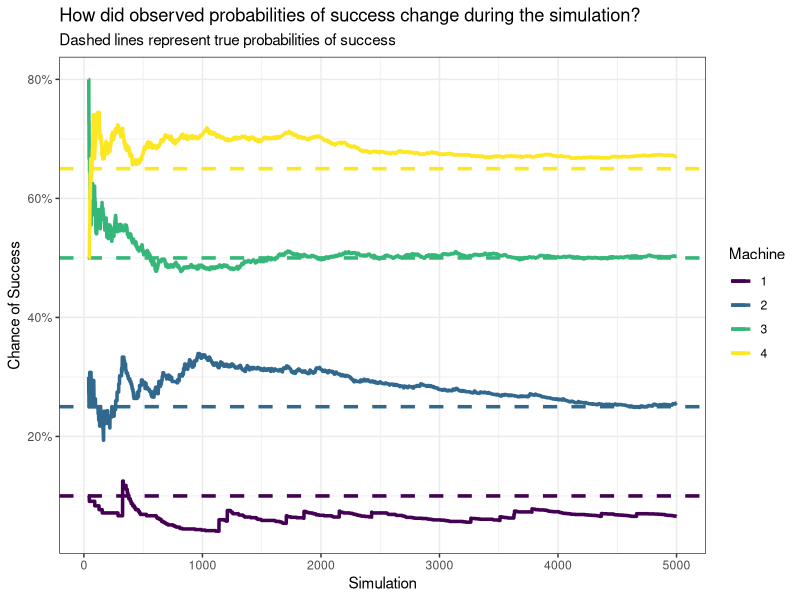
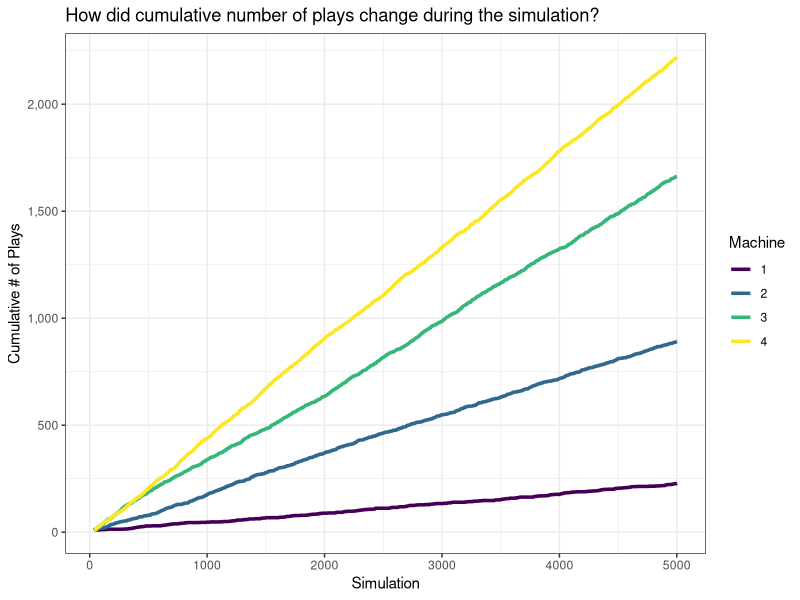
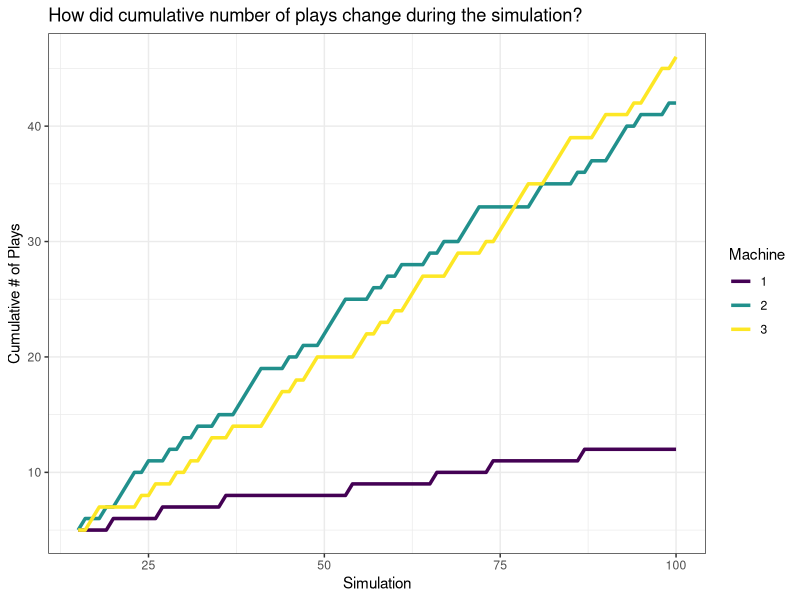

These charts were generated, in order, by the following R code:
## ---- chunk 1
knitr::opts_chunk$set(echo = FALSE, message = FALSE, warning = FALSE)
## ---- chunk 2
library(tidyverse)
theme_set(theme_bw())
## ---- chunk 3
knitr::kable(
  data.frame(
    machine = 1:3,
    observed_prob = c(.2, .3, .5),
    cumulative_prob = cumsum(c(.2, .3, .5)),
    selection_range = c("0.0-0.2", "0.2-0.5", "0.5-1.0")
  )
)
## ---- chunk 4
roulette_wheel <- function(coins = 40, 
                           starts = 5,
                           true_prob = c(0.3, 0.5, 0.7)){
  # must have enough coins to generate initial empirical distribution
  if (coins < (length(true_prob) * starts)){
    stop("To generate a starting distribution, each machine must be",
         " played ",
         starts,
         " times - not enough coins to do so.")
  }
  # allocate first ("warm up")
  SS <- sapply(true_prob, FUN = function(x) sum(rbinom(starts, 1, x)))
  FF <- starts - SS
  # calculate metrics used for play allocation
  probs <- SS / (SS + FF)
  probs_normalized <- probs / sum(probs)
  cumu_probs_normalized <- cumsum(probs_normalized)
  # update number of coins
  coins <- coins - (length(true_prob) * starts)
  # create simulation data.frame
  sim_df <- data.frame(machine = seq_along(true_prob),
                       true_probabilities = true_prob,
                       observed_probs = probs,
                       successes = SS,
                       failures = FF,
                       plays = SS + FF,
                       machine_played = NA,
                       coins_left = coins)
  # initialize before while loop
  sim_list <- vector('list', length = coins)
  i <- 1
  # play until we run out of original coins
  while(coins > 0){
    # which machine to play?
    update_index <- findInterval(runif(1), c(0, cumu_probs_normalized))
    # play machine
    flip <- rbinom(1, 1, true_prob[update_index])
    # update successes and failure for machine that was played
    SS[update_index] <- SS[update_index] + flip
    FF[update_index] <- FF[update_index] + (1-flip)
    # update metrics used for play allocation
    probs <- SS / (SS + FF)
    probs_normalized <- probs / sum(probs)
    cumu_probs_normalized <- cumsum(probs_normalized)
    # update number of coins
    coins <- coins - 1    
    # update simulation data.frame (very inefficient)
    sim_list[[i]] <- data.frame(machine = seq_along(true_prob),
                                true_probabilities = true_prob,
                                observed_probs = probs,
                                successes = SS,
                                failures = FF,
                                plays = SS + FF,
                                machine_played = seq_along(true_prob) == update_index,
                                coins_left = coins)
    i <- i + 1
  }
  # show success:failure ratio
  message("Success to failure ratio was ",
          round(sum(SS) / sum(FF), 2),
          "\n",
          paste0("(", 
                 paste0(SS, collapse = "+"), 
                 ")/(", 
                 paste0(FF, collapse = "+"), ")"))
  # return data frame of values from experiment
  rbind(sim_df, do.call('rbind', sim_list))
}
## ---- chunk 5
set.seed(123)
rw1 <- roulette_wheel(coins = 5000, 
                      starts = 10, 
                      true_prob = c(0.1, 0.25, 0.5, 0.65))
## ---- chunk 6
knitr::kable(rw1[rw1$coins_left == 0,] %>%
               mutate(observed_probs = round(observed_probs, 4)), 
             caption = 'Final simulation result',
             row.names = FALSE) # show last play
## ---- chunk 7
library(scales)

p1 <- rw1 %>%
  ggplot(aes(40 + max(coins_left) - coins_left, observed_probs))+
  geom_hline(aes(yintercept = true_probabilities, colour = factor(machine)),
             linetype = 'dashed',
             size = 1.2)+
  geom_line(aes(colour = factor(machine)), size = 1.2)+
  scale_colour_viridis_d(name = "Machine")

p1 <- p1 +
  xlab("Simulation")+
  scale_y_continuous("Chance of Success", labels = percent)+
  ggtitle("How did observed probabilities of success change during the simulation?",
          subtitle = 'Dashed lines represent true probabilities of success')

p1
## ---- chunk 8
p2 <- rw1 %>%
  ggplot(aes(40 + max(coins_left) - coins_left, plays))+
  geom_line(aes(colour = factor(machine)), size = 1.2)+
  scale_colour_viridis_d(name = "Machine")

p2 <- p2 +
  xlab("Simulation")+
  scale_y_continuous("Cumulative # of Plays", labels = comma)+
  ggtitle("How did cumulative number of plays change during the simulation?")

p2
## ---- chunk 9
set.seed(1)
rw2 <- roulette_wheel(coins = 100, 
                      starts = 5, 
                      true_prob = c(0.1, 0.3, 0.65))
## ---- chunk 10
knitr::kable(rw2[rw2$coins_left == 0,] %>%
               mutate(observed_probs = round(observed_probs, 4)), 
             caption = 'Final simulation result',
             row.names = FALSE) # show last play
## ---- chunk 11
p3 <- rw2 %>%
  ggplot(aes(15 + max(coins_left) - coins_left, plays))+
  geom_line(aes(colour = factor(machine)), size = 1.2)+
  scale_colour_viridis_d(name = "Machine")

p3 <- p3 +
  xlab("Simulation")+
  scale_y_continuous("Cumulative # of Plays", labels = comma)+
  ggtitle("How did cumulative number of plays change during the simulation?")

p3
